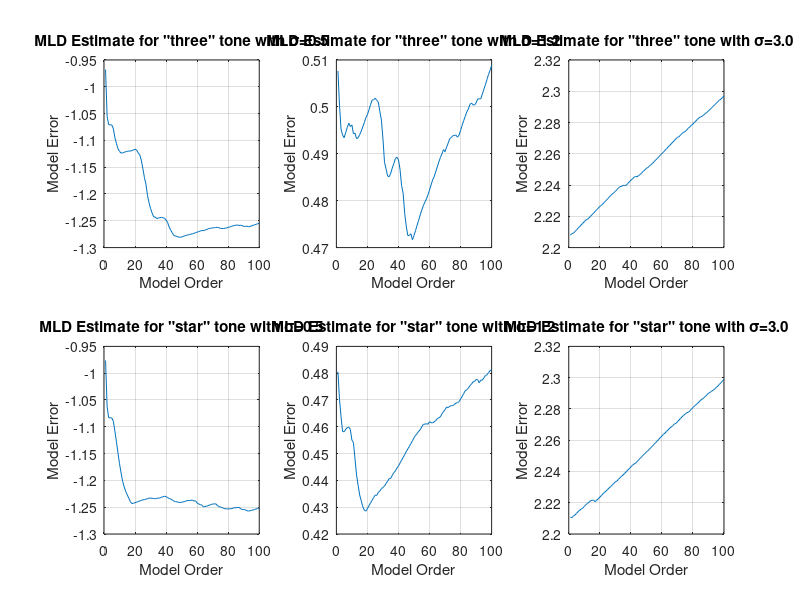
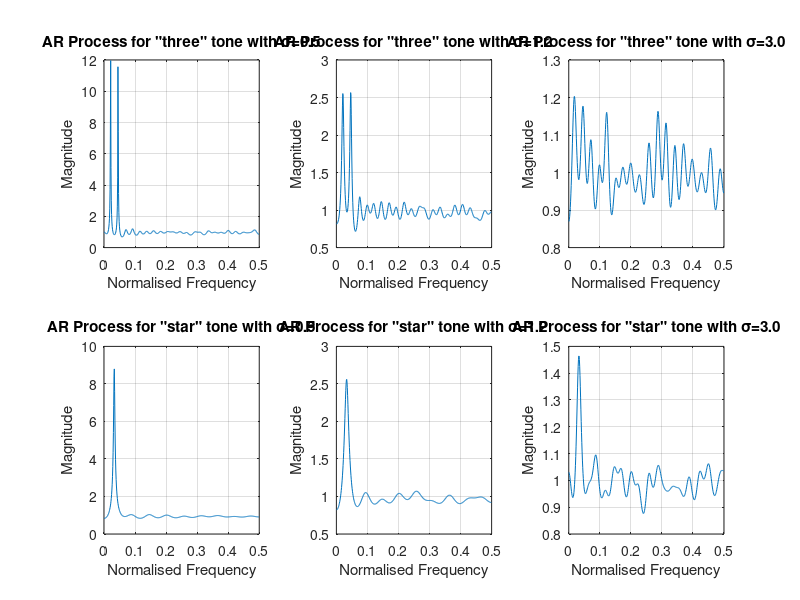

Recreate these plots in MATLAB, in order.
close all; clear; clc;
path(path, '../voicebox');

Fsamp = 32768;
N = .25*Fsamp;
n = 1:N;

% Set up the actual signals
three_tone = (sin(697*2*pi*n/Fsamp) + sin(1477*2*pi*n/Fsamp))/2;
star_tone = (sin(941*2*pi*n/Fsamp) + sin(1209*2*pi*n/Fsamp))/2;

% The different variances 
var_coeffs = [.5 1.2 3];

three_noise = zeros(3, N);
star_noise = zeros(3, N);

% Different vectors of the different noise levels
for i = 1:3
    three_noise(i,:) = three_tone + var_coeffs(i)*randn(1,N);
    star_noise(i,:) = star_tone + var_coeffs(i)*randn(1,N);    
end


three_error = zeros(3,100);
star_error = zeros(3,100);

% Working out the MDL error for both tones, and for the three
% different noise levels
for i = 1:3
    for k = 1:100
        [~, E] = aryule(three_noise(i,:),k); 
        three_error(i,k) = log(E) + (k*log(N)/N);
        
        [~, E] = aryule(star_noise(i,:),k); 
        star_error(i,k) = log(E) + (k*log(N)/N);
    end
end


% Now we can our errors to work out which order model to use
for i = 1:3
    subplot(2,3,i);
    plot(1:100, three_error(i,:));
        xlabel('Model Order');
        ylabel('Model Error');
        grid on;
        title(sprintf('MLD Estimate for "three" tone with \\sigma=%1.1f', var_coeffs(i)));
    
    subplot(2,3,i+3);
    plot(1:100, star_error(i,:));
        xlabel('Model Order');
        ylabel('Model Error');
        grid on;
        title(sprintf('MLD Estimate for "star" tone with \\sigma=%1.1f', var_coeffs(i)));
end

% These are the chosen model orders (based on the MLD plots)
three_order = [ 45 42 42 ];
star_order = [ 18 18 38 ];

% Now we populate the arrays of filter parameters
for i = 1:3
    mo = three_order(i);
    three_params(i,1:mo+1) = aryule(three_noise(i,:), mo);
    
    mo = star_order(i);
    star_params(i,1:mo+1) = aryule(star_noise(i,:), mo);
end


figure;
for i = 1:3
   params = three_params(i,:);
   [ theor, w ]= freqz(1, params, 512);
   
   subplot(2,3,i);
   plot(w/(2*pi), abs(theor));
   grid on;
        xlabel('Normalised Frequency');
        ylabel('Magnitude');
        title(sprintf('AR Process for "three" tone with \\sigma=%1.1f', var_coeffs(i)));
        
   
   params = star_params(i,:);
   [ theor, w ]= freqz(1, params, 512);
   
   subplot(2,3,i+3);
   plot(w/(2*pi), abs(theor));
   grid on;
        xlabel('Normalised Frequency');
        ylabel('Magnitude');
        title(sprintf('AR Process for "star" tone with \\sigma=%1.1f', var_coeffs(i)));
end


